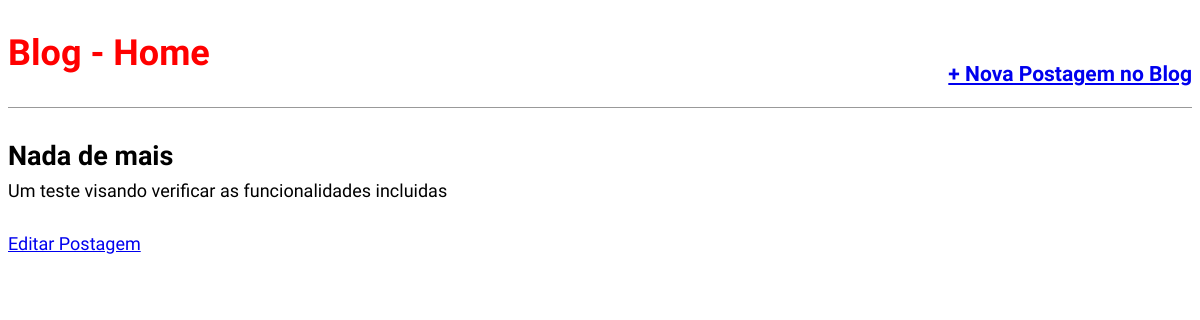
Screenshot of /post/nada-de-mais/ with the database file from the repository.
### core/models.py (models this page shows, shortened)
class Post (models.Model):
    STATUS = (
        ('rascunho','Rascunho'),
        ('pulbicado','Publicado'),
    )
    titulo = models.CharField(max_length=250)
    slug = models.SlugField(max_length = 250)
    autor = models.ForeignKey(User,
                                on_delete=models.CASCADE)
    conteudo = models.TextField()
    publicado = models.DateTimeField(default=timezone.now)
    criado = models.DateTimeField(auto_now_add=True)
    auterado = models.DateTimeField(auto_now=True)
    status = models.CharField(max_length=10,
                              choices=STATUS,
                              default='rascunho')
    objects = models.Manager()
    published = PublishedManager()
    def get_absolute_url_edit(self):
        return reverse('post_edit',args=[self.slug])
    class Meta:
        ordering = ('publicado',) #Ordenação dos posts um - muda o sentido

### core/views.py (the view)
# urls.py: path('post/<slug:slug>/', views.BlogDetaislView.as_view(), name='post_detail'), # Sempre que for trabalhar com slug deve-se manter essa pattern em ultimo
class BlogDetaislView(DetailView):
    model = Post
    template_name = 'core/post_detail.html'

### core/templates/core/post_detail.html (shortened to what this page needs)
{% extends 'base.html' %}
{% block content %}
    <div class="post-entry">
        <h2>{{ object.titulo }}</a></h2>
        <p>{{ object.conteudo }}</p>
    </div>
    <a href="{{post.get_absolute_url_edit}}">Editar Postagem</a>
{% endblock content %}

### statics/CSS_/style.css (style rules this page uses)
body { font-family: 'Source Sans Pro', sans-serif; font-size: 18px; }
.post-entry { margin-bottom: 2rem; }
.post-entry h2 { margin: 0.5rem 0; }
.post-entry p { margin: 0; font-weight: 400; }

### rows the page displays
Post: titulo "Nada de mais", conteudo "Um teste visando verificar as funcionalidades incluidas"
